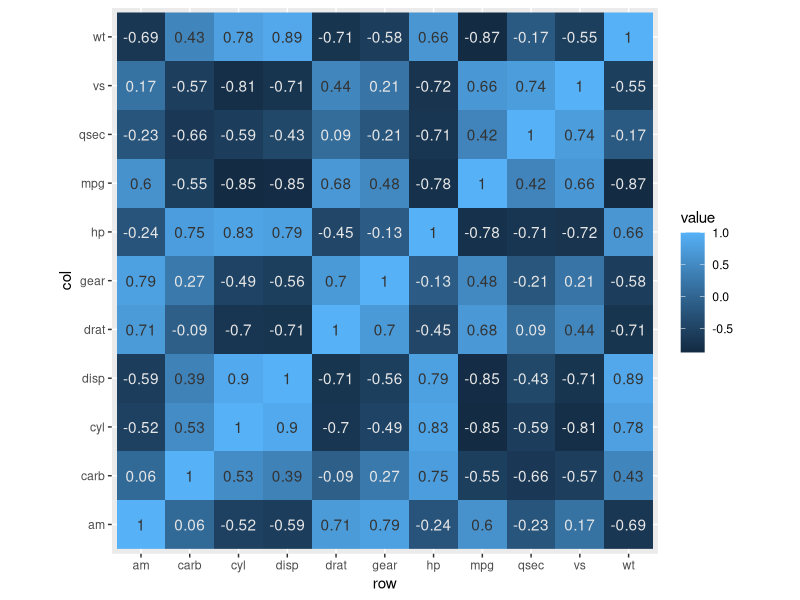
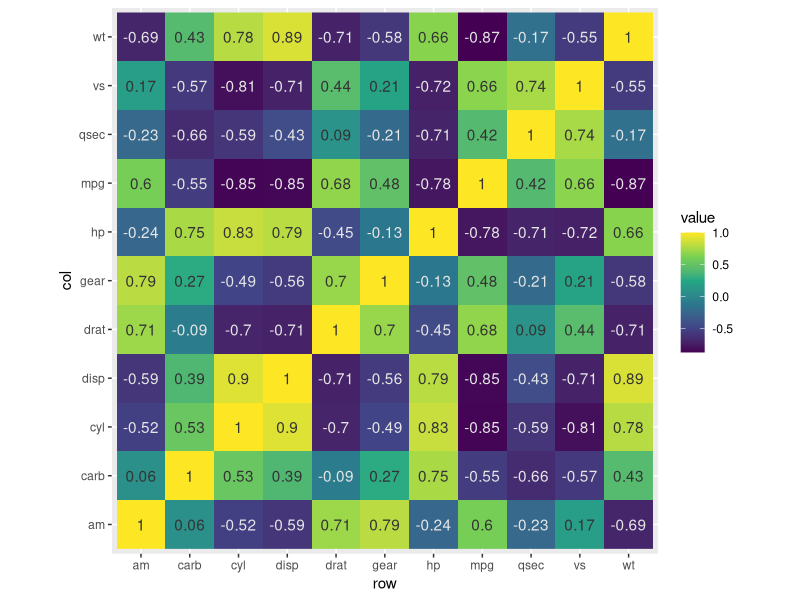
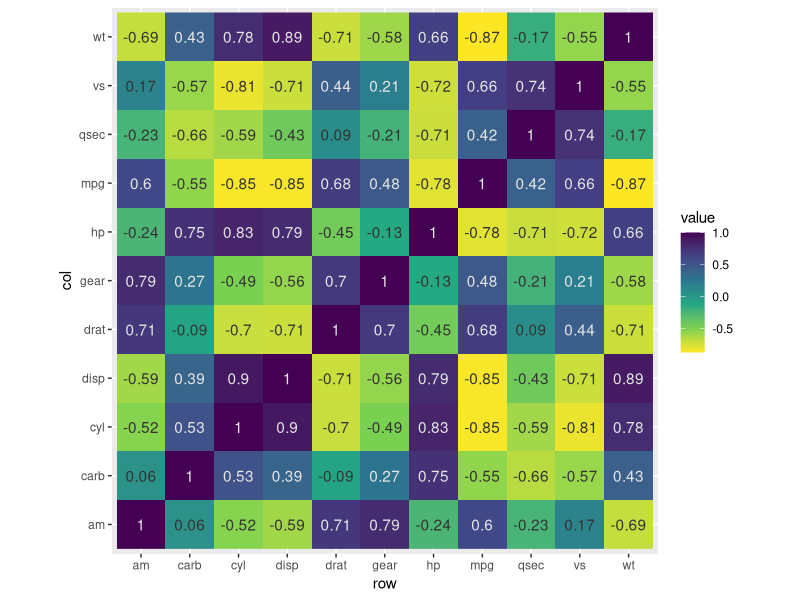

Source code (R) for these figures, in order:
## ---- chunk 1
knitr::opts_chunk$set(echo = TRUE)
options(tidyverse.quiet = TRUE)
## ---- chunk 2
library(tidyverse)
contrast <- function(colour) {
  out   <- rep("gray20", length(colour))
  light <- farver::get_channel(colour, "l", space = "hcl")
  out[light < 50] <- "grey90"
  out
}


cors <- cor(mtcars)

# Melt matrix
df <- data.frame(
  col = colnames(cors)[as.vector(col(cors))],
  row = rownames(cors)[as.vector(row(cors))],
  value = as.vector(cors)
)

aes_color_after_fill <- function(fun = contrast){
  aes(colour = after_scale(fun(fill)))
}


# Basic plot
ggplot(df, aes(row, col, fill = value)) +
  geom_raster() +
  geom_text(aes(label = round(value, 2))) +
  coord_equal() + 
  aes_color_after_fill()

last_plot() + 
  scale_fill_viridis_c(direction =  1)
last_plot() + 
  scale_fill_viridis_c(direction = -1)


## ---- chunk 3
